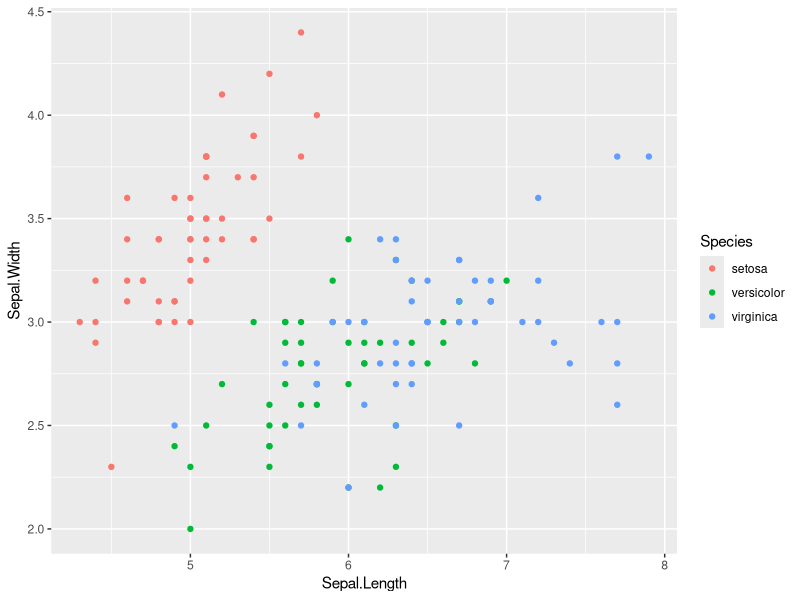
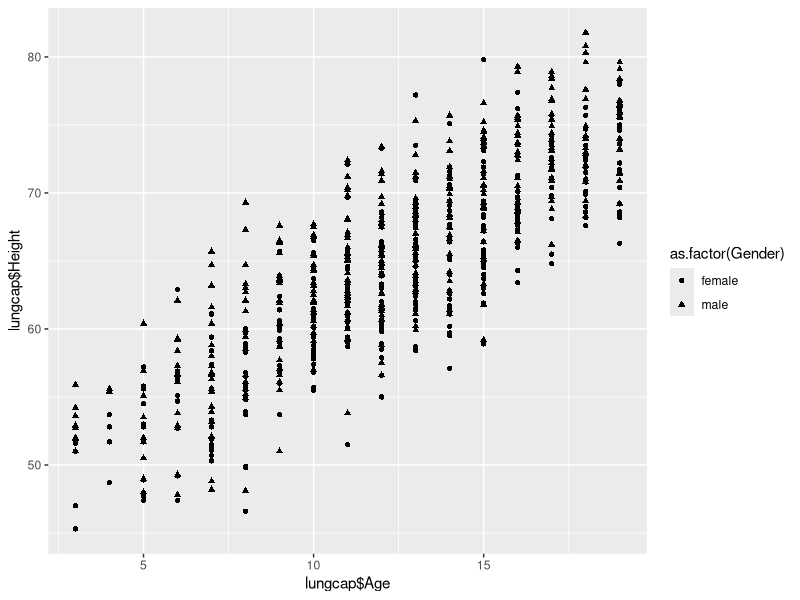
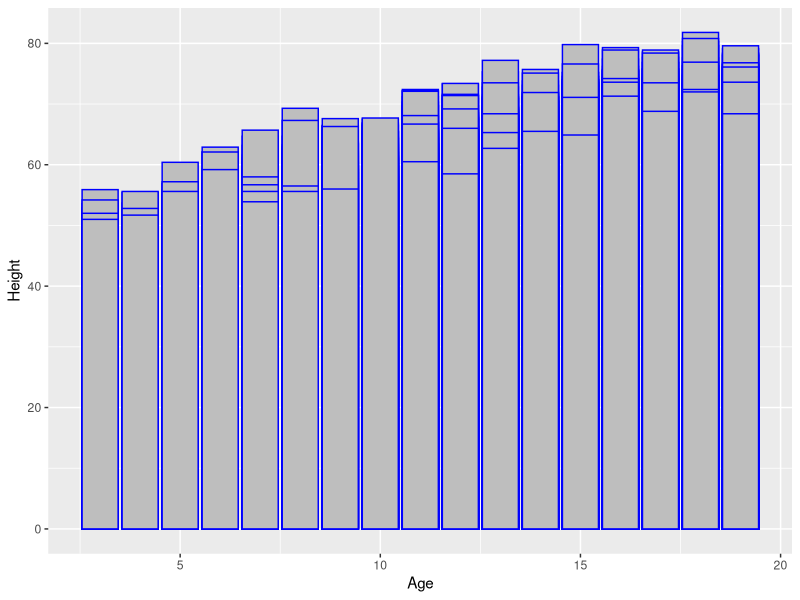
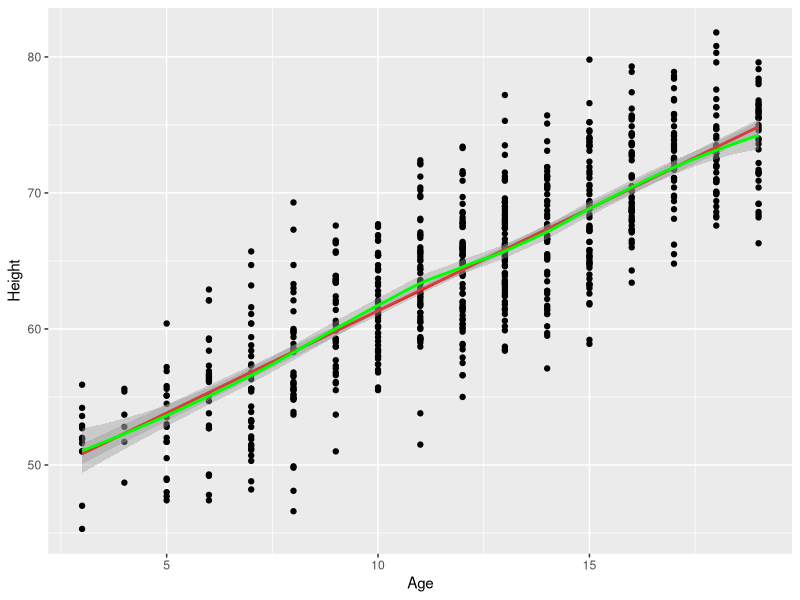

The R source for these figures, in order:
#Lesson 37 - GGPLOT2

#ggplot function is used for larger complex data
#qplot is used for simpler datasets
install.packages("ggplot2")
library(ggplot2)

#ggplot2 comes with commands - qplot and ggplot
#geom_point() : creates scatterplot
#geom_line(): creates line chart
#geom_bar(): creates bar chart
#geom_boxplot(): creates boxplot
#geom_text(): writes text inside plot area

?qplot
#stands for quick plot

data("iris")
dim(iris)
qplot(Sepal.Length,Sepal.Width,data=iris,colour=Species)

install.packages("readxl")
library(readxl)
setwd("/Users/jonzimmerman/Desktop/Data Science Course - 2019/Data")
lungcap=read_excel("LungCapData.xls")
dim(lungcap)
head(lungcap)
colnames(lungcap)

#Create a height by age graph, with each point indicating gender by shape
qplot(lungcap$Age,lungcap$Height,data=lungcap,shape=as.factor(Gender))

#Creates another height by age graph
ggplot(data=lungcap,aes(x=Age,y=Height))+geom_bar(stat="identity",position="dodge",colour="blue",fill="gray")

#Uses same height by age scatterplot with linear regression model
#imposed on top of graph
sctplot=ggplot(data=lungcap,aes(x=Age,y=Height))+geom_point()
sctplot=sctplot+geom_smooth(method='lm',col="red")
sctplot+geom_smooth(col="green")
